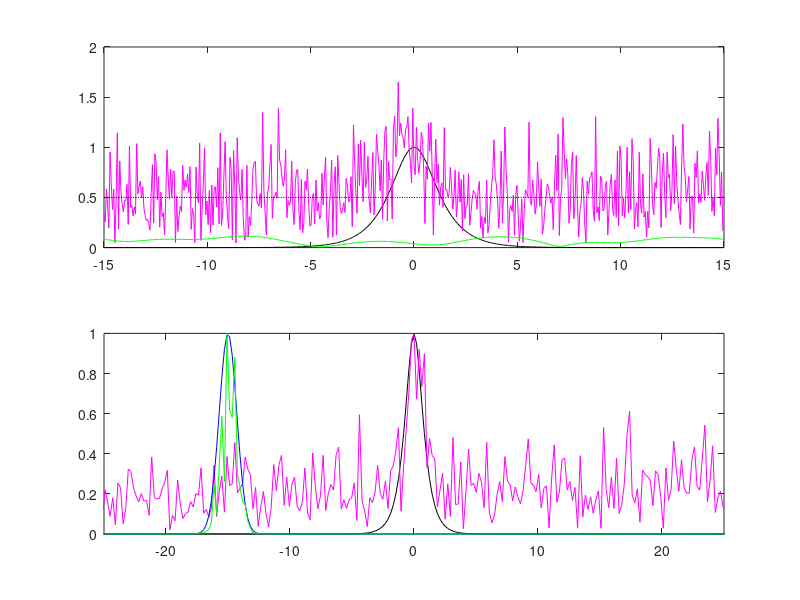

Source code (MATLAB):
clear all; close all; clc;

T=30;
n=512;

t2 = linspace(-T/2, T/2, n+1); t = t2(1:n);
k = (2*pi/T)*[0:n/2-1 -n/2:-1]; % rescale from 2 pi and split into frequency components.
ks = fftshift(k);

u = sech(t);
ut = fft(u);

noise = 10; % 20
utn = ut+noise*(randn(1,n)+i*randn(1,n));
un = ifft(utn);

filter = exp(-(k+15).^2); % The fifteen moves it away from our target signal.
utnf = filter.*utn;

unf = ifft(utnf);

subplot(2,1,1), plot(t, u, 'k', t, abs(un), 'm', ... % signal vs time
    t, abs(unf), 'g', ...
    t, 0*t+0.5, 'k:');
subplot(2,1,2), plot(ks, abs(fftshift(ut))/max(abs(fftshift(ut))), 'k', ...
    ks, abs(fftshift(utn))/max(abs(fftshift(utn))), 'm', ...
    ks, fftshift(filter), 'b', ...
    ks, abs(fftshift(utnf))/max(abs(fftshift(utnf))), 'g');
axis([-25,25,0,1]);
